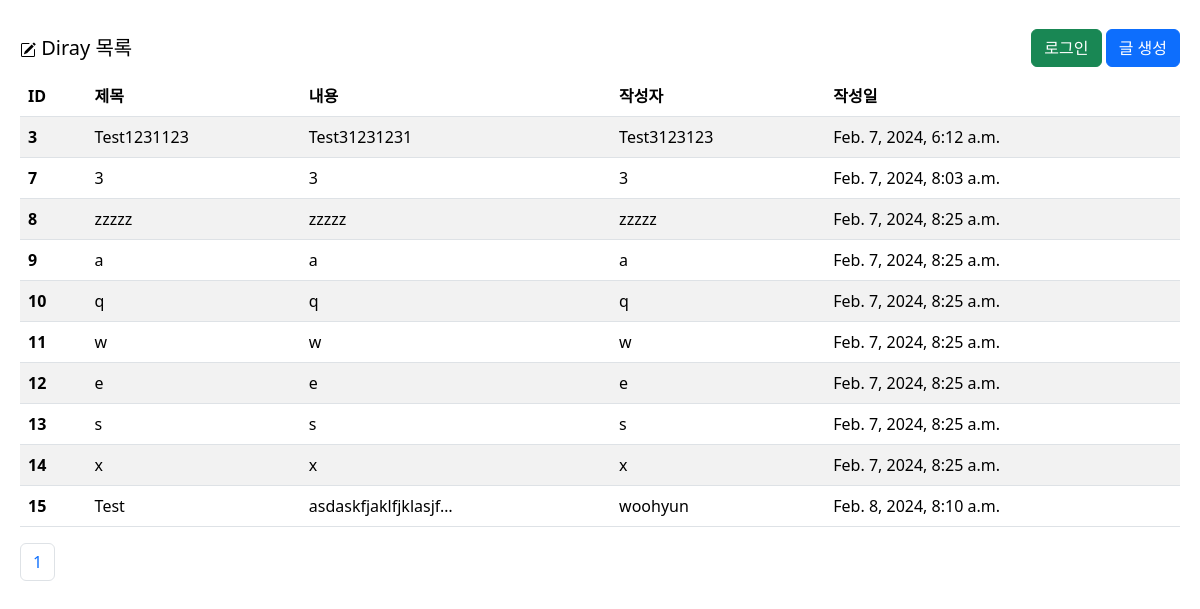
/, run on an earlier commit of the app's database.
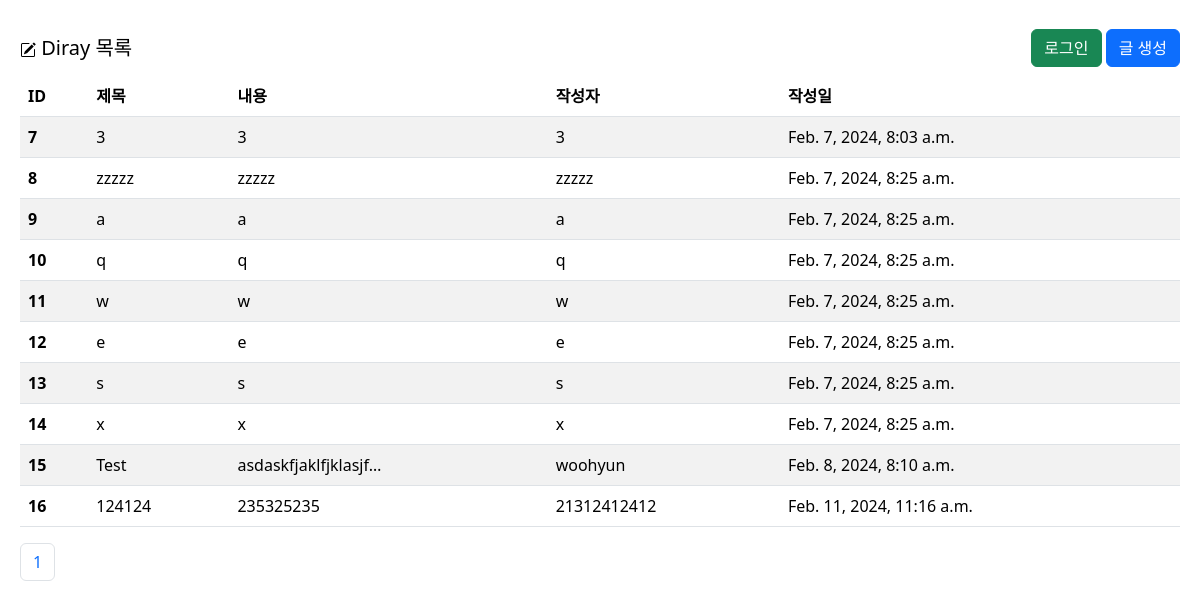
And on a later commit of the database.
### posts/models.py (models this page shows, shortened)
class Post(models.Model):
    title = models.CharField(max_length=50, unique=True, error_messages={'unique':'이미 있는 제목입니다.'})
    content = models.TextField()
    nicknames = models.CharField(max_length=50)
    dt_created = models.DateTimeField(verbose_name="Date Create", auto_now_add=True)
    dt_modified = models.DateTimeField(verbose_name="Date Modified", auto_now=True)

### posts/views.py (the view)
# urls.py: path('', views.post_list,name="post-list"),
def post_list(request):
    posts = Post.objects.all()
    page = request.GET.get("page")
    paginator = Paginator(posts, 10)
    try:
        page_obj = paginator.page(page)
    except PageNotAnInteger:
        page = 1
        page_obj = paginator.page(page)
    except EmptyPage:
        page = paginator.num_pages
        page_obj = paginator.page(page)
    context = {"posts": posts,"page_obj":page_obj,"paginator":paginator}
    return render(request, "posts/post_list.html", context)

### posts/templates/posts/post_list.html (shortened to what this page needs)
{% extends "./base.html" %}
{% load static %}
{% block header-title %}
<span>Diray 목록</span>
{% endblock header-title %}
{% block posts_contain %}
<table class="table table-striped">
    <thead>
        <tr>
            <th scope="col">ID</th>
            <th scope="col">제목</th>
            <th scope="col">내용</th>
            <th scope="col">작성자</th>
            <th scope="col">작성일</th>
        </tr>
    </thead>
    <tbody>
        {% for post in page_obj %}
        <tr>
            <th scope="row">{{post.id}}</th>
            <td><a class="text-black text-decoration-none" href={% url 'post-detail' post.id %}>{{post.title}}</a></td>
            <td><a class="text-black text-decoration-none" href={% url 'post-detail' post.id %}>{{post.content|truncatechars:20}}</a></td>
            <td><a class="text-black text-decoration-none" href={% url 'post-detail' post.id %}>{{post.nicknames}}</a></td>
            <td><a class="text-black text-decoration-none" href={% url 'post-detail' post.id %}>{{post.dt_created}}</a></td>
        </tr>
        {% endfor %}
    </tbody>
</table>
<nav aria-label="Page navigation example">
    <ul class="pagination">
        {% for page in paginator.page_range %}
        <li class="page-item"><a class="page-link" href="?page={{page}}">{{page}}</a></li>
        {% endfor %}
    </ul>
</nav>
{% endblock posts_contain %}

### posts/templates/posts/base.html (shortened to what this page needs)
{% load static %}
<!DOCTYPE html>
<html lang="en">
<head>
    <link href="https://cdn.jsdelivr.net/npm/bootstrap@5.3.2/dist/css/bootstrap.min.css" rel="stylesheet"
>
    <link rel="stylesheet" href={% static 'posts/css/styles.css' %}>
</head>
<body>
    <div id="header">
        <nav class="navbar navbar-light">
            <a class="navbar-brand" href={% url 'post-list' %}>
            {% block header-title %}{% endblock header-title %}
            <div>
                {% if user.is_authenticated %}
                <a class="btn btn-info" href={% url 'user-edit' user.id %}>{{ user.username }} (info)</a>
                <a class="btn btn-success" href={% url 'user-pw-change' %}>{{ user.username }} (비밀번호 변경)</a>
                <a class="btn btn-danger" href={% url 'user-logout' %}>{{ user.username }} (로그아웃)</a>
                {% else %}
                <a href={% url 'user-login' %} class="btn btn-success">로그인</a>
                {% endif %}
                <a href={% url 'post-create' %} class="btn btn-primary">글 생성</a>
            </div>
        </nav>
    </div>
    <div id="body">
        {% block posts_contain %}
        {% endblock posts_contain %}
    </div>
</body>
</html>

### posts/static/posts/css/styles.css (style rules this page uses)
body { width: 100%; height: 100%; padding: 20px; }
.text-decoration-none { text-decoration: none; }

What changed in the data, as far as the page shows it:
removed Post: id "3", title "Test1231123", content "Test31231231", nicknames "Test3123123", dt_created "Feb. 7, 2024, 6:12 a.m."
added Post: id "16", title "124124", content "235325235", nicknames "21312412412", dt_created "Feb. 11, 2024, 11:16 a.m."
